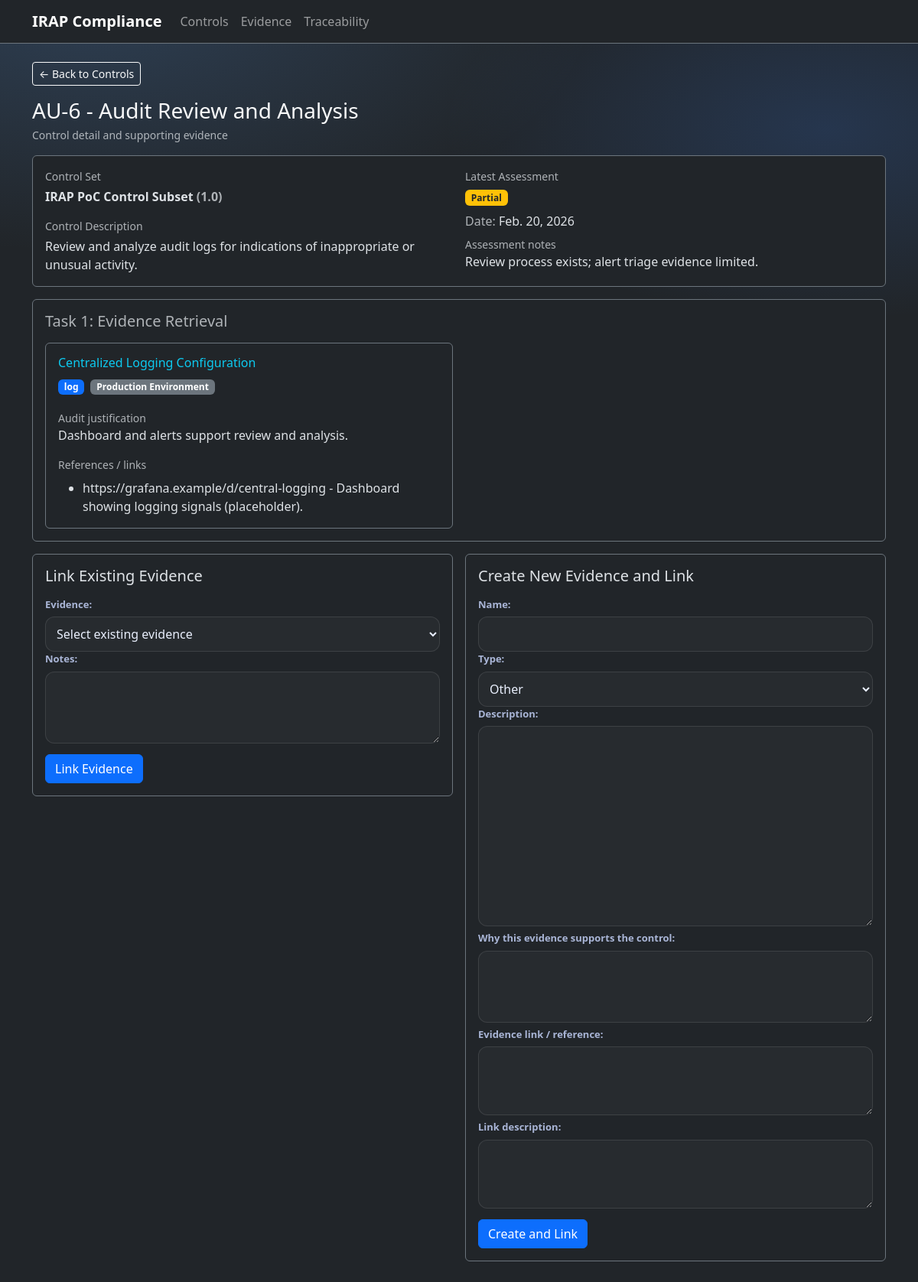
Before: /controls/5/ with the older database file.
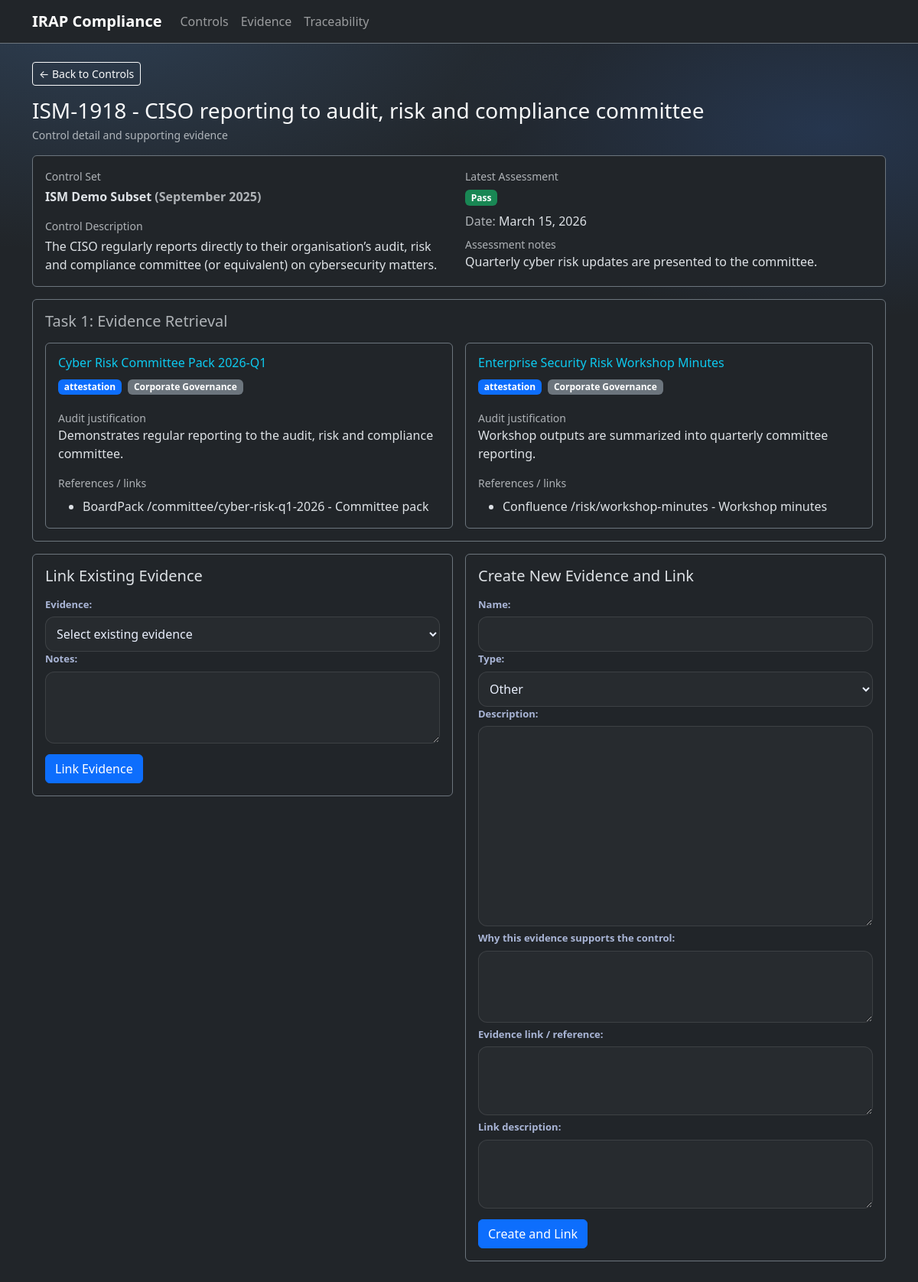
After: the same page with the newer database file.
### irap/models.py (models this page shows, shortened)
class TimeStampedModel(models.Model):
    created_at = models.DateTimeField(default=timezone.now, editable=False)
    updated_at = models.DateTimeField(auto_now=True, null=True, blank=True)
    class Meta:
        abstract = True

class Control(TimeStampedModel):
    control_set = models.ForeignKey(ControlSet, on_delete=models.CASCADE, related_name="controls")
    control_id = models.CharField(max_length=128)  # e.g., "AC-2" or ISM identifier
    name = models.CharField(max_length=255)
    description = models.TextField(blank=True)
    version = models.CharField(max_length=64, blank=True)
    class Meta:
        unique_together = ("control_set", "control_id", "version")
        indexes = [
            models.Index(fields=["control_id"]),
            models.Index(fields=["name"]),
        ]
        ordering = ["control_set__name", "control_id"]

class ControlSet(TimeStampedModel):
    name = models.CharField(max_length=255)
    version = models.CharField(max_length=64, blank=True)
    description = models.TextField(blank=True)
    class Meta:
        unique_together = ("name", "version")
        ordering = ["name", "version"]

class ControlAssessment(TimeStampedModel):
    class Status(models.TextChoices):
        NOT_ASSESSED = "not_assessed", "Not assessed"
        PASS_ = "pass", "Pass"
        PARTIAL = "partial", "Partial"
        FAIL = "fail", "Fail"
        N_A = "n_a", "Not applicable"
    control = models.ForeignKey(Control, on_delete=models.CASCADE, related_name="assessments")
    status = models.CharField(max_length=32, choices=Status.choices, default=Status.NOT_ASSESSED)
    notes = models.TextField(blank=True)
    assessment_date = models.DateField(default=timezone.now)
    class Meta:
        indexes = [
            models.Index(fields=["control", "-assessment_date"]),
            models.Index(fields=["status"]),
        ]
        ordering = ["-assessment_date", "-created_at"]

class EvidenceUsage(TimeStampedModel):
    control = models.ForeignKey(Control, on_delete=models.CASCADE, related_name="evidence_usages")
    evidence = models.ForeignKey(Evidence, on_delete=models.CASCADE, related_name="evidence_usages")
    notes = models.TextField(blank=True)
    class Meta:
        unique_together = ("control", "evidence")
        indexes = [
            models.Index(fields=["control", "evidence"]),
        ]

class Evidence(TimeStampedModel):
    class EvidenceType(models.TextChoices):
        POLICY = "policy", "Policy"
        PROCEDURE = "procedure", "Procedure"
        DIAGRAM = "diagram", "Architecture diagram"
        TICKET = "ticket", "Change ticket"
        LOG = "log", "Log / monitoring"
        ATTESTATION = "attestation", "Interview / attestation"
        OTHER = "other", "Other"
    name = models.CharField(max_length=255)
    type = models.CharField(max_length=64, choices=EvidenceType.choices, default=EvidenceType.OTHER)
    description = models.TextField(blank=True)
    version = models.CharField(max_length=16, default="v1.0")
    controls = models.ManyToManyField(Control, through="EvidenceUsage", related_name="evidence_items")
    class Meta:
        indexes = [
            models.Index(fields=["type"]),
            models.Index(fields=["name"]),
        ]
        ordering = ["name"]
    def __str__(self):
        return self.name

class BoundaryAssociation(TimeStampedModel):
    evidence = models.ForeignKey(Evidence, on_delete=models.CASCADE, related_name="boundary_associations")
    boundary = models.ForeignKey(Boundary, on_delete=models.CASCADE, related_name="evidence_associations")
    notes = models.TextField(blank=True)
    class Meta:
        unique_together = ("evidence", "boundary")
        indexes = [
            models.Index(fields=["boundary"]),
            models.Index(fields=["evidence", "boundary"]),
        ]

class Boundary(TimeStampedModel):
    name = models.CharField(max_length=255)
    description = models.TextField(blank=True)
    class Meta:
        unique_together = ("name",)
        ordering = ["name"]

class EvidenceLink(TimeStampedModel):
    evidence = models.ForeignKey(Evidence, on_delete=models.CASCADE, related_name="links")
    url_or_reference = models.TextField()  # URL, file path, confluence page id, etc.
    description = models.TextField(blank=True)

### irap/views.py (the view)
# urls.py: path("controls/<int:pk>/", views.control_detail, name="control_detail"),
def control_detail(request, pk):
    control = get_object_or_404(
        Control.objects.select_related("control_set").prefetch_related(
            "evidence_usages__evidence__links",
            "evidence_usages__evidence__boundary_associations__boundary",
            "assessments",
        ),
        pk=pk,
    )
    latest_assessment = control.assessments.order_by("-assessment_date", "-id").first()
    link_form = LinkExistingEvidenceForm()
    create_form = CreateEvidenceAndLinkForm()
    context = {
        "control": control,
        "latest_assessment": latest_assessment,
        "link_form": link_form,
        "create_form": create_form,
    }
    return render(request, "irap/control_detail.html", context)

### irap/forms.py
class LinkExistingEvidenceForm(forms.Form):
    evidence = forms.ModelChoiceField(
        queryset=Evidence.objects.all().order_by("name"),
        empty_label="Select existing evidence"
    )
    notes = forms.CharField(
        required=False,
        widget=forms.Textarea(attrs={"rows": 3})
    )

class CreateEvidenceAndLinkForm(forms.ModelForm):
    usage_notes = forms.CharField(
        required=False,
        widget=forms.Textarea(attrs={"rows": 3}),
        label="Why this evidence supports the control"
    )
    url_or_reference = forms.CharField(
        required=False,
        widget=forms.Textarea(attrs={"rows": 2}),
        label="Evidence link / reference"
    )
    link_description = forms.CharField(
        required=False,
        widget=forms.Textarea(attrs={"rows": 2}),
        label="Link description"
    )
    class Meta:
        model = Evidence
        fields = ["name", "type", "description"]

### templates/irap/control_detail.html (shortened to what the changed rows need)
{% extends 'base.html' %}
{% block content %}
  <div class="d-flex align-items-start justify-content-between gap-3 mb-3">
    <div>
      <h1 class="h3 mb-1">{{ control.control_id }} - {{ control.name }}</h1>
      <div class="text-muted small">Control detail and supporting evidence</div>
    </div>
  </div>
  <div class="card bg-dark border-secondary mb-3">
    <div class="card-body">
      <div class="row g-3">
        <div class="col-md-6">
          <div class="text-muted small mb-1">Control Set</div>
          <div class="fw-semibold">
            {{ control.control_set.name }}{% if control.control_set.version %} <span class="text-muted">({{ control.control_set.version }})</span>{% endif %}
          </div>
          <div class="text-muted small mt-3 mb-1">Control Description</div>
          <div class="mb-0">{{ control.description }}</div>
        </div>
        <div class="col-md-6">
          <div class="text-muted small mb-1">Latest Assessment</div>
          {% if latest_assessment %}
            {% if latest_assessment.status == 'pass' %}
              <span class="badge text-bg-success">{{ latest_assessment.get_status_display }}</span>
            {% elif latest_assessment.status == 'partial' %}
              <span class="badge text-bg-warning text-dark">{{ latest_assessment.get_status_display }}</span>
            {% elif latest_assessment.status == 'fail' %}
              <span class="badge text-bg-danger">{{ latest_assessment.get_status_display }}</span>
            {% else %}
              <span class="badge text-bg-secondary">{{ latest_assessment.get_status_display }}</span>
            {% endif %}
            <div class="mt-2">
              <div><span class="text-muted">Date:</span> {{ latest_assessment.assessment_date }}</div>
              {% if latest_assessment.notes %}
                <div class="mt-2">
                  <div class="text-muted small">Assessment notes</div>
                  <div>{{ latest_assessment.notes }}</div>
                </div>
              {% endif %}
            </div>
          {% else %}
            <div class="alert alert-secondary mb-0">No assessments recorded yet.</div>
          {% endif %}
        </div>
      </div>
    </div>
  </div>
  <div class="card bg-dark border-secondary mb-3">
    <div class="card-body">
      <h2 class="h5 text-muted mb-3">Task 1: Evidence Retrieval</h2>
      {% if control.evidence_usages.all %}
        <div class="row g-3">
          {% for usage in control.evidence_usages.all %}
            <div class="col-md-6">
              <div class="card bg-transparent border-secondary h-100">
                <div class="card-body">
                  <h3 class="h6 mb-2">
                    <a class="link-info text-decoration-none" href="{% url 'irap:evidence_detail' usage.evidence.pk %}">
                      {{ usage.evidence.name }}
                    </a>
                  </h3>
                  <div class="mb-2">
                    <span class="badge text-bg-primary me-1">{{ usage.evidence.type }}</span>
                    {% if usage.evidence.boundary_associations.all %}
                      {% for assoc in usage.evidence.boundary_associations.all %}
                        <span class="badge text-bg-secondary me-1 mb-1">{{ assoc.boundary.name }}</span>
                      {% endfor %}
                    {% else %}
                      <span class="badge text-bg-secondary">No boundary scope assigned</span>
                    {% endif %}
                  </div>
                  <div class="mt-3">
                    <div class="text-muted small">Audit justification</div>
                    <div>{{ usage.notes|default:"-" }}</div>
                  </div>
                  <div class="mt-3">
                    <div class="text-muted small">References / links</div>
                    {% if usage.evidence.links.all %}
                      <ul class="mb-0 mt-2">
                        {% for link in usage.evidence.links.all %}
                          <li>
                            {{ link.url_or_reference }}
                            {% if link.description %} - {{ link.description }}{% endif %}
                          </li>
                        {% endfor %}
                      </ul>
                    {% else %}
                      <div class="text-muted mt-2">No links recorded.</div>
                    {% endif %}
                  </div>
                </div>
              </div>
            </div>
          {% endfor %}
        </div>
      {% else %}
        <div class="alert alert-secondary mb-0">
          No evidence linked yet. Use the forms below to link or create evidence.
        </div>
      {% endif %}
    </div>
  </div>
  <div class="row g-3">
    <div class="col-md-6">
      <div class="card bg-dark border-secondary mb-3">
        <div class="card-body">
          <h2 class="h5 mb-3">Link Existing Evidence</h2>
        </div>
      </div>
    </div>
    <div class="col-md-6">
      <div class="card bg-dark border-secondary mb-3">
        <div class="card-body">
          <h2 class="h5 mb-3">Create New Evidence and Link</h2>
        </div>
      </div>
    </div>
  </div>
{% endblock %}

Changed rows visible on the page:
no longer on this page (row edited): EvidenceUsage: evidence.name "Centralized Logging Configuration", evidence.type "log", notes "Dashboard and alerts support review and analysis."
no longer on this page (row edited): BoundaryAssociation: boundary.name "Production Environment", shown under "Centralized Logging Configuration"
no longer on this page (row edited): EvidenceLink: url_or_reference "https://grafana.example/d/central-logging", description "Dashboard showing logging signals (placeholder).", shown under "Centralized Logging Configuration"
changed Control: control_id "AU-6" → "ISM-1918"; name "Audit Review and Analysis" → "CISO reporting to audit, risk and compliance committee"; control_set.name "IRAP PoC Control Subset" → "ISM Demo Subset"; control_set.version "1.0" → "September 2025"; description "Review and analyze audit logs for indications of inappropriate or unusual activity." → "The CISO regularly reports directly to their organisation’s audit, risk and compliance committee (or equivalent) on cybersecurity matters."
changed ControlAssessment: assessment_date "Feb. 20, 2026" → "March 15, 2026"; notes "Review process exists; alert triage evidence limited." → "Quarterly cyber risk updates are presented to the committee."; status "Partial" → "Pass"
now on this page (row edited): EvidenceUsage: evidence.name "Cyber Risk Committee Pack 2026-Q1", evidence.type "attestation", notes "Demonstrates regular reporting to the audit, risk and compliance committee."
added BoundaryAssociation: boundary.name "Corporate Governance", shown under "Cyber Risk Committee Pack 2026-Q1"
now on this page (row edited): EvidenceLink: url_or_reference "BoardPack /committee/cyber-risk-q1-2026", description "Committee pack", shown under "Cyber Risk Committee Pack 2026-Q1"
now on this page (row edited): EvidenceUsage: evidence.name "Enterprise Security Risk Workshop Minutes", evidence.type "attestation", notes "Workshop outputs are summarized into quarterly committee reporting."
added BoundaryAssociation: boundary.name "Corporate Governance", shown under "Enterprise Security Risk Workshop Minutes"
now on this page (row edited): EvidenceLink: url_or_reference "Confluence /risk/workshop-minutes", description "Workshop minutes", shown under "Enterprise Security Risk Workshop Minutes"
